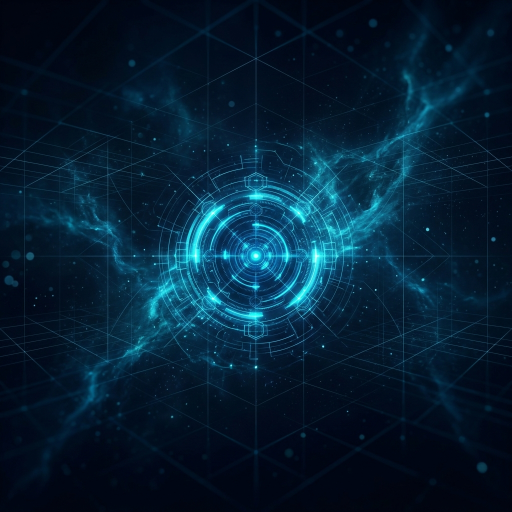
#> input picture frontend/src/assets/jarvis_bg.png, 1024 x 1024 px (shown at 1/2 size)
$ python -i dark_video_enhancement.py   (imports and definitions only)
#> lines starting #> are read from the running program, lines starting #| are printed output that depends on the picture
import cv2
import numpy as np
import os
import subprocess
from app.services.dark_enhancement import run_pipeline_a, run_pipeline_b

def _enhance_frame(frame, pipeline_type):
    if pipeline_type == "A":
        return run_pipeline_a(frame)
    else:
        _, _, final = run_pipeline_b(frame)
        return final

def _get_ffmpeg_binary():
    try:
        import imageio_ffmpeg
        return imageio_ffmpeg.get_ffmpeg_exe()
    except Exception:
        return None

def _reencode_to_h264(input_path, output_path, ffmpeg_bin):
    """Re-encode a video to H.264 MP4 so browsers can play it."""
    print(f"--- Re-encoding to H.264 for browser compatibility ---")
    cmd = [
        ffmpeg_bin,
        "-y",
        "-i", input_path,
        "-vcodec", "libx264",
        "-crf", "23",
        "-preset", "fast",
        "-pix_fmt", "yuv420p",
        "-movflags", "+faststart",
        output_path
    ]
    result = subprocess.run(cmd, capture_output=True, text=True)
    if result.returncode != 0:
        print(f"ffmpeg stderr: {result.stderr}")
        raise RuntimeError("ffmpeg re-encoding failed.")
    print("--- Re-encoding complete ---")

def process_video_smartly(input_path, output_path, sample_rate=4):
#> called with input_path = '../../frontend/src/assets/jarvis_bg.png', output_path = 'out.png', sample_rate = 4
    print(f"--- Starting Smart Video Enhancement (Sample Rate: {sample_rate}) ---")

    cap = cv2.VideoCapture(input_path)
    if not cap.isOpened():
        raise ValueError("Could not open video file.")

    width = int(cap.get(cv2.CAP_PROP_FRAME_WIDTH))
    height = int(cap.get(cv2.CAP_PROP_FRAME_HEIGHT))
    fps = cap.get(cv2.CAP_PROP_FPS)
    total_frames = int(cap.get(cv2.CAP_PROP_FRAME_COUNT))

    print(f"Original: {width}x{height} @ {fps}fps ({total_frames} frames)")

    ret, first_frame = cap.read()
#> first_frame is the input picture: shape (1024, 1024, 3); mean B, G, R 51.2, 31.4, 5
    if not ret:
        raise ValueError("Video is empty.")

    cap.set(cv2.CAP_PROP_POS_FRAMES, 0)

    lab = cv2.cvtColor(first_frame, cv2.COLOR_BGR2LAB)
#> lab: shape (1024, 1024, 3); mean of channels 0, 1, 2 28.6, 126.5, 113.6
    l, _, _ = cv2.split(lab)
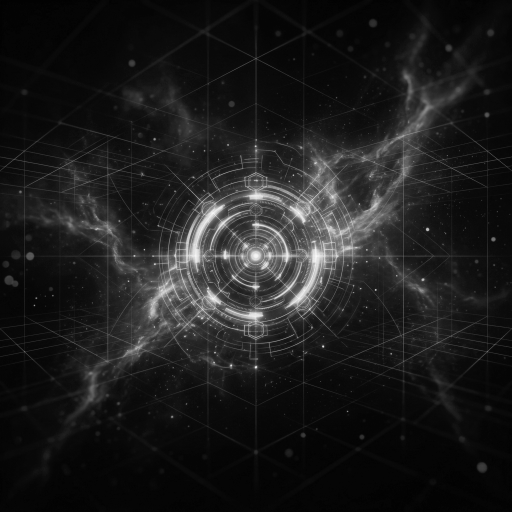
#> l: shape (1024, 1024) (shown at 1/2 size); min 1, max 249, mean 28.6
    mean_brightness = np.mean(l)
#> mean_brightness = 28.61
    mean_percent = (mean_brightness / 255) * 100
#> mean_percent = 11.22

    pipeline_type = "A" if mean_percent > 5.0 else "B"
#> pipeline_type = 'A'
    print(f"--- Detected Brightness: {mean_percent:.2f}% -> Using Pipeline {pipeline_type} ---")
#| --- Detected Brightness: 11.22% -> Using Pipeline A ---

    # Write to a temp file first with mp4v
    ffmpeg_bin = _get_ffmpeg_binary()
    if ffmpeg_bin:
        temp_path = output_path + ".tmp.mp4"
    else:
        temp_path = output_path  # fallback: write directly

    fourcc = cv2.VideoWriter_fourcc(*'mp4v')
    out = cv2.VideoWriter(temp_path, fourcc, fps, (width, height))

    prev_enhanced_frame = None
    processed_count = 0

    while True:
        ret, frame = cap.read()
        if not ret:
            break

        if processed_count % sample_rate == 0:
            print(f"Processing Keyframe {processed_count}/{total_frames}...")
            curr_enhanced_frame = _enhance_frame(frame, pipeline_type)

            if prev_enhanced_frame is not None:
                for i in range(1, sample_rate):
                    alpha = i / sample_rate
                    interpolated = cv2.addWeighted(prev_enhanced_frame, 1 - alpha, curr_enhanced_frame, alpha, 0)
                    out.write(interpolated)

            out.write(curr_enhanced_frame)
            prev_enhanced_frame = curr_enhanced_frame

        processed_count += 1

    cap.release()
    out.release()
    print("--- Frame writing complete ---")

    # Re-encode to H.264 so all browsers can play it
    if ffmpeg_bin and temp_path != output_path:
        _reencode_to_h264(temp_path, output_path, ffmpeg_bin)
        try:
            os.remove(temp_path)
        except Exception:
            pass

    print("--- Video Enhancement Complete ---")
    return output_path

#> (the run stopped early here; a loop or call above may not have finished)
